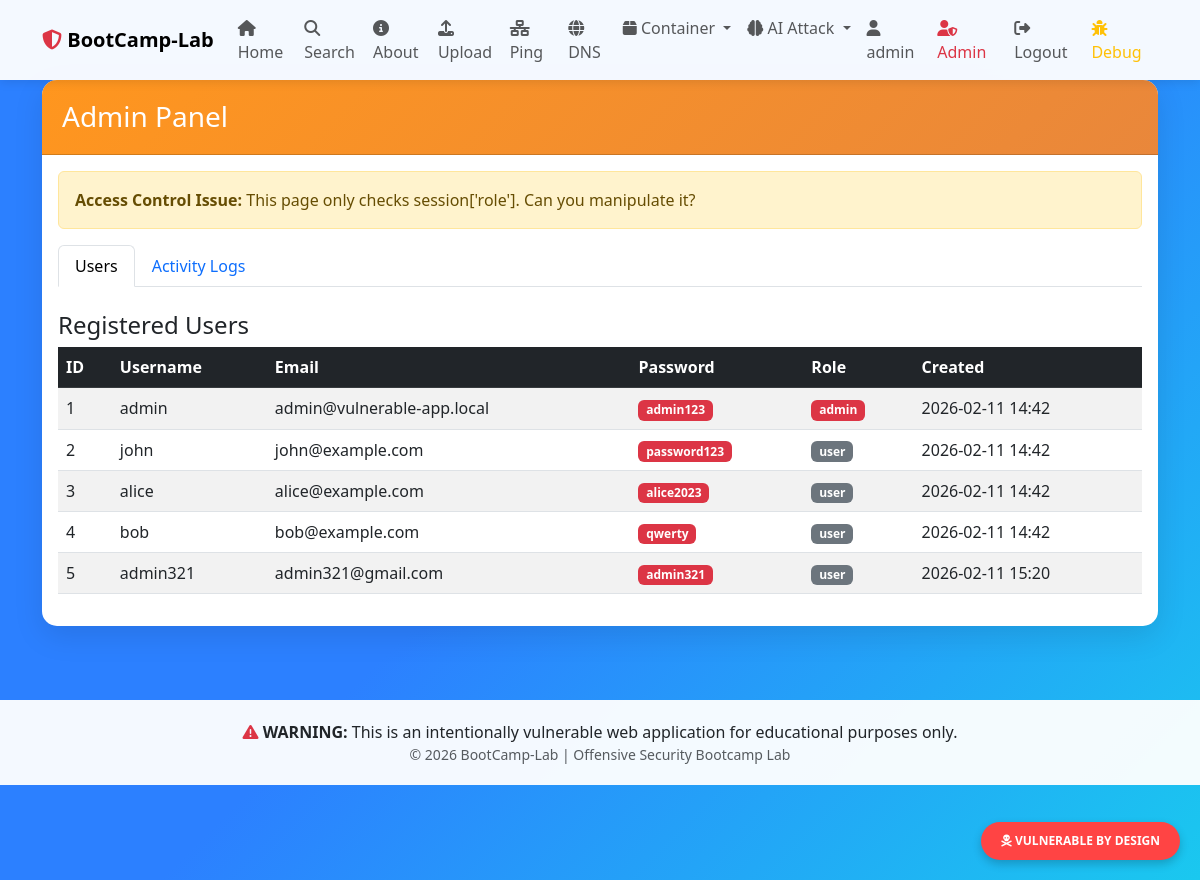
The page /admin (signed in) on the database as committed earlier.
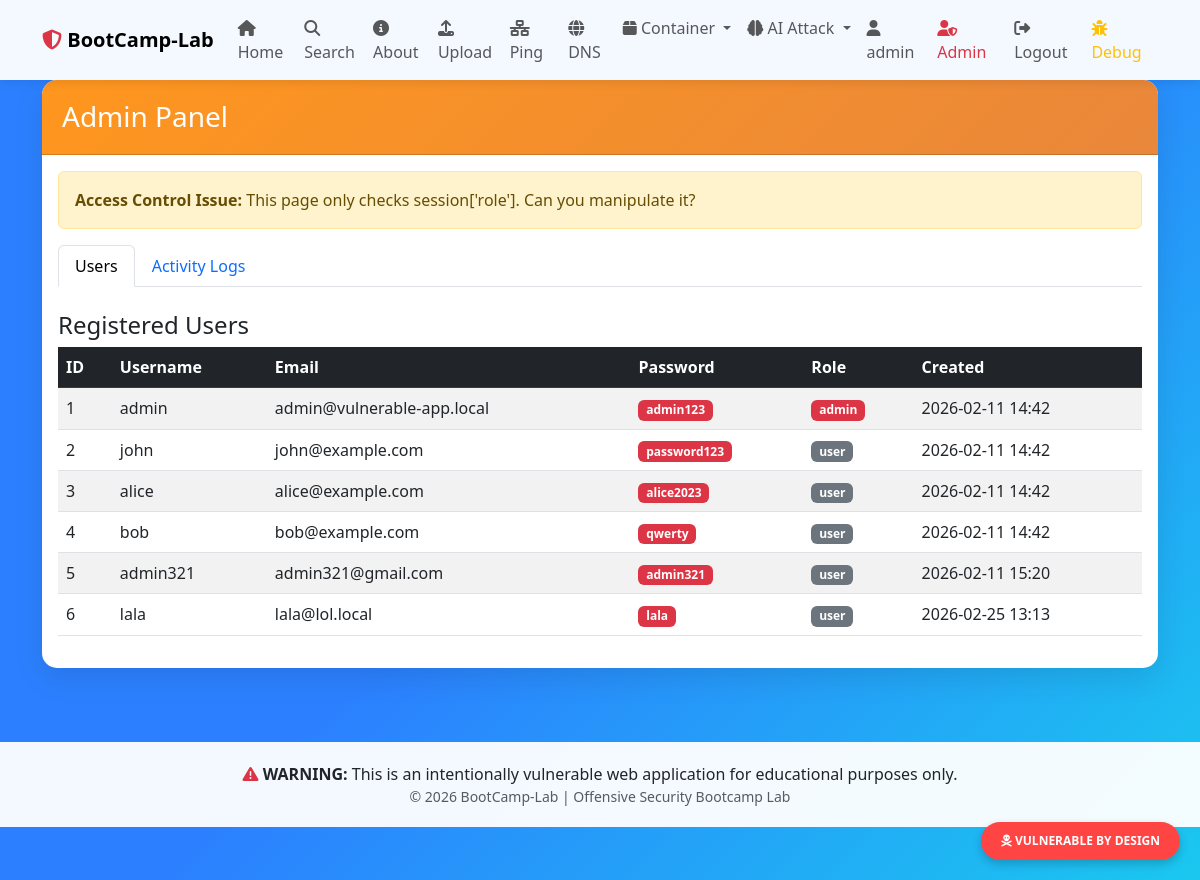
The same page on the database as committed later.
### app.py (models this page shows, shortened)
class User(db.Model):
    __tablename__ = 'users'
    id = db.Column(db.Integer, primary_key=True)
    username = db.Column(db.String(80), unique=True, nullable=False)
    email = db.Column(db.String(120), unique=True, nullable=False)
    password = db.Column(db.String(255), nullable=False)  # Plain text password (vulnerable!)
    role = db.Column(db.String(20), default='user')
    created_at = db.Column(db.DateTime, default=datetime.utcnow)

### app.py (the view)
@app.route('/admin')
def admin():
    if not is_logged_in():
        flash('Access denied!', 'danger')
        return redirect(url_for('login'))
    if session.get('role') != 'admin':
        flash('Admin access required!', 'danger')
        return redirect(url_for('dashboard'))
    users = User.query.all()
    logs = ActivityLog.query.order_by(ActivityLog.timestamp.desc()).limit(50).all()
    return render_template('admin.html', users=users, logs=logs)

### app.py (called while the page is built)
def is_logged_in():
    return 'user_id' in session

### templates/admin.html (shortened to what this page needs)
{% extends "base.html" %}
{% block content %}
<div class="row">
    <div class="col-12">
        <div class="card mb-4">
            <div class="card-header bg-danger text-white">
                <h3 class="mb-0">Admin Panel</h3>
            </div>
            <div class="card-body">
                <div class="alert alert-warning">
                    <strong>Access Control Issue:</strong> This page only checks session['role']. Can you manipulate it?
                </div>
                <ul class="nav nav-tabs mb-4" id="adminTabs" role="tablist">
                    <li class="nav-item" role="presentation">
                        <button class="nav-link active" id="users-tab" data-bs-toggle="tab" data-bs-target="#users" type="button">
                            Users
                        </button>
                    </li>
                    <li class="nav-item" role="presentation">
                        <button class="nav-link" id="logs-tab" data-bs-toggle="tab" data-bs-target="#logs" type="button">
                            Activity Logs
                        </button>
                    </li>
                </ul>
                <div class="tab-content" id="adminTabContent">
                    <div class="tab-pane fade show active" id="users" role="tabpanel">
                        <h4>Registered Users</h4>
                        <div class="table-responsive">
                            <table class="table table-striped table-hover">
                                <thead class="table-dark">
                                    <tr>
                                        <th>ID</th>
                                        <th>Username</th>
                                        <th>Email</th>
                                        <th>Password</th>
                                        <th>Role</th>
                                        <th>Created</th>
                                    </tr>
                                </thead>
                                <tbody>
                                    {% for user in users %}
                                    <tr>
                                        <td>{{ user.id }}</td>
                                        <td>{{ user.username }}</td>
                                        <td>{{ user.email }}</td>
                                        <td><span class="badge bg-danger">{{ user.password }}</span></td>
                                        <td>
                                            {% if user.role == 'admin' %}
                                            <span class="badge bg-danger">{{ user.role }}</span>
                                            {% else %}
                                            <span class="badge bg-secondary">{{ user.role }}</span>
                                            {% endif %}
                                        </td>
                                        <td>{{ user.created_at.strftime('%Y-%m-%d %H:%M') }}</td>
                                    </tr>
                                    {% endfor %}
                                </tbody>
                            </table>
                        </div>
                    </div>
                </div>
            </div>
        </div>
    </div>
</div>
{% endblock %}

### templates/base.html (shortened to what this page needs)
<!DOCTYPE html>
<html lang="en">
<head>
    <link href="https://cdn.jsdelivr.net/npm/bootstrap@5.3.0/dist/css/bootstrap.min.css" rel="stylesheet">
    <link rel="stylesheet" href="https://cdnjs.cloudflare.com/ajax/libs/font-awesome/6.4.0/css/all.min.css">
</head>
<body>
    <nav class="navbar navbar-expand-lg navbar-light fixed-top">
        <div class="container">
            <a class="navbar-brand" href="{{ url_for('index') }}">
                <i class="fas fa-shield-alt text-danger"></i> <strong>BootCamp-Lab</strong>
            </a>
            <div class="collapse navbar-collapse" id="navbarNav">
                <ul class="navbar-nav me-auto">
                    <li class="nav-item">
                        <a class="nav-link" href="{{ url_for('index') }}"><i class="fas fa-home"></i> Home</a>
                    </li>
                    <li class="nav-item">
                        <a class="nav-link" href="{{ url_for('search') }}"><i class="fas fa-search"></i> Search</a>
                    </li>
                    <li class="nav-item">
                        <a class="nav-link" href="{{ url_for('about') }}"><i class="fas fa-info-circle"></i> About</a>
                    </li>
                    {% if session.get('user_id') %}
                    <li class="nav-item">
                        <a class="nav-link" href="{{ url_for('upload') }}"><i class="fas fa-upload"></i> Upload</a>
                    </li>
                    <li class="nav-item">
                        <a class="nav-link" href="{{ url_for('ping') }}"><i class="fas fa-network-wired"></i> Ping</a>
                    </li>
                    <li class="nav-item">
                        <a class="nav-link" href="{{ url_for('dns_lookup') }}"><i class="fas fa-globe"></i> DNS</a>
                    </li>
                    <li class="nav-item dropdown">
                        <a class="nav-link dropdown-toggle" href="#" id="containerDropdown" role="button" data-bs-toggle="dropdown" aria-expanded="false">
                            <i class="fas fa-box"></i> Container
                        </a>
                    </li>
                    <li class="nav-item dropdown">
                        <a class="nav-link dropdown-toggle" href="#" id="aiDropdown" role="button" data-bs-toggle="dropdown" aria-expanded="false">
                            <i class="fas fa-brain"></i> AI Attack
                        </a>
                    </li>
                    {% endif %}
                </ul>
                <ul class="navbar-nav">
                    {% if session.get('user_id') %}
                        <li class="nav-item">
                            <a class="nav-link" href="{{ url_for('dashboard') }}">
                                <i class="fas fa-user"></i> {{ session.get('username') }}
                            </a>
                        </li>
                        {% if session.get('role') == 'admin' %}
                        <li class="nav-item">
                            <a class="nav-link text-danger" href="{{ url_for('admin') }}">
                                <i class="fas fa-user-shield"></i> Admin
                            </a>
                        </li>
                        {% endif %}
                        <li class="nav-item">
                            <a class="nav-link" href="{{ url_for('logout') }}">
                                <i class="fas fa-sign-out-alt"></i> Logout
                            </a>
                        </li>
                    {% endif %}
                    <li class="nav-item">
                        <a class="nav-link text-warning" href="{{ url_for('debug') }}">
                            <i class="fas fa-bug"></i> Debug
                        </a>
                    </li>
                </ul>
            </div>
        </div>
    </nav>
    <div class="content-wrapper">
        <div class="container">
            {% block content %}{% endblock %}
        </div>
    </div>
    <footer class="text-center">
        <div class="container">
            <p class="mb-0">
                <i class="fas fa-exclamation-triangle text-danger"></i>
                <strong>WARNING:</strong> This is an intentionally vulnerable web application for educational purposes only.
            </p>
            <p class="text-muted small mb-0">
                &copy; 2026 BootCamp-Lab | Offensive Security Bootcamp Lab
            </p>
        </div>
    </footer>
    <div class="vulnerability-badge">
        <i class="fas fa-skull-crossbones"></i> VULNERABLE BY DESIGN
    </div>
</body>
</html>

### templates/base.html (style rules this page uses)
body { min-height: 100vh; background: linear-gradient(135deg, #2c80ff 50%, #1ac8ef 100%); }
.navbar { background: rgba(255, 255, 255, 0.95) !important; box-shadow: 0 2px 10px rgba(0,0,0,0.1); }
.content-wrapper { margin-top: 80px; margin-bottom: 40px; }
.card { border: none; border-radius: 15px; box-shadow: 0 10px 30px rgba(0,0,0,0.1); }
.card-header { background: linear-gradient(135deg, #ff961e 0%, #e9873b 100%); color: white; border-radius: 15px 15px 0 0 !important; padding: 20px; }
.vulnerability-badge { position: fixed; bottom: 20px; right: 20px; background: #ff4444; color: white; padding: 10px 20px; border-radius: 25px; font-size: 12px; font-weight: bold; box-shadow: 0 4px 10px rgba(0,0,0,0.2); z-index: 1000; }
footer { background: rgba(255, 255, 255, 0.95); padding: 20px 0; margin-top: 50px; }

Rows that differ between the two databases and show on the page:
added User: id "6", username "lala", email "lala@lol.local", password "lala", role "user", created_at "2026-02-25 13:13"
